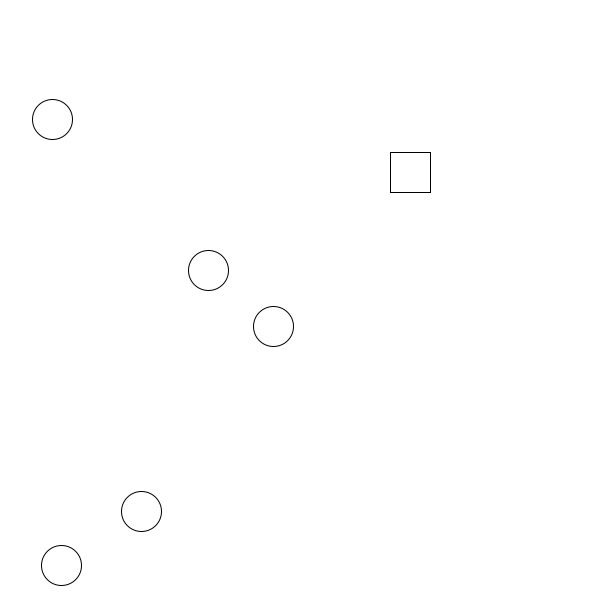
Frame 1 (no input)
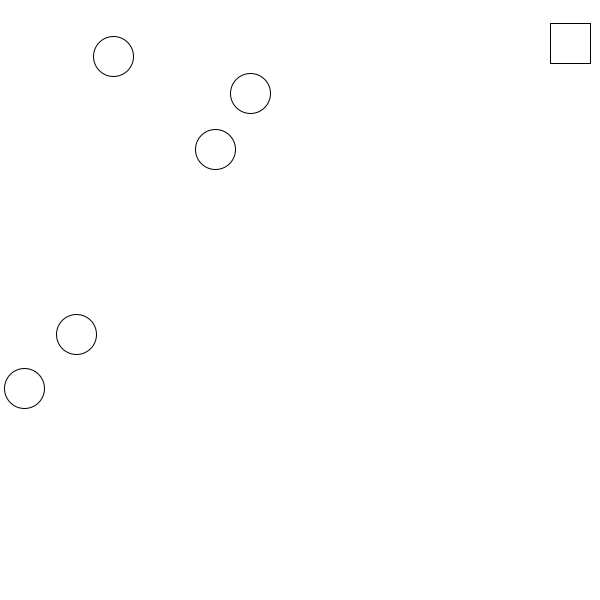
Frame 60 (the mouse pressed at the canvas centre just before this capture)
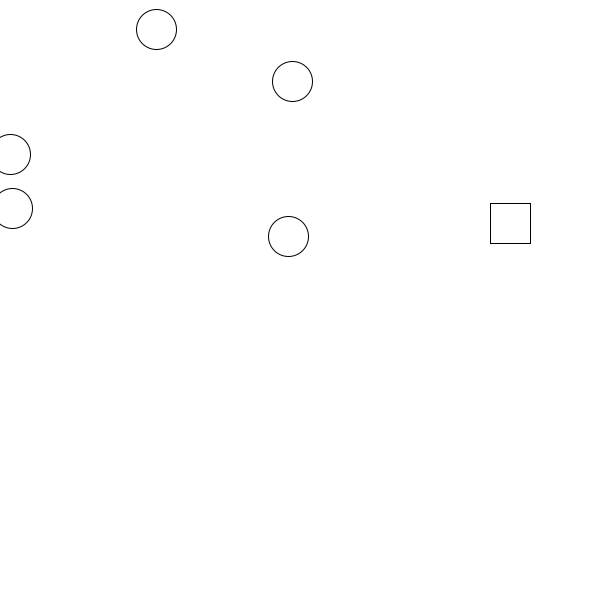
Frame 120 (the mouse held since frame 60 and released just before this capture)

The Processing sketch that drew these frames (run headless with seeded random() and noise(); from frame 60 on, the mouse is pressed at the canvas centre):

// Processing sketch: Inheratance_bounce
// ── Inheratance_bounce.pde
Rect square;
Circle c[] = new Circle[5];
void setup() {
  size(600, 600);
  square = new Rect();
  for (int i=0; i<5; i++) {
    c[i] = new Circle();
  }
}

void draw() {
  background(255);
  square.display();
  square.walls();
  for(int i=0;i<5;i++){
    c[i].display();
    c[i].walls();
    c[i].collide(square);
  }
}

// ── Object.pde
class Object{
  PVector pos, dir;
  float s;
  
  Object(float s){
    pos = new PVector(random(0,width), random(0, height));
    this.s = s;
    //dir = new PVector(random(-3,3), random(-3,-3));
    dir = new PVector(3, 2);
  }
  Object(){
    s = 40;
    pos = new PVector(random(0,width), random(0, height));
    dir = new PVector(random(-3,3), random(-3,-3));
  }
  
  void walls(){
    if(pos.x<0||pos.x>width){
      dir.x *= -1;
    }else if(pos.y<0||pos.y>height){
      dir.y *= -1;
    }
  }
  
  void collide(Object o){
    if(dist(pos.x, pos.y, o.pos.x, o.pos.y) < s/2){
      dir.x *= -1;
      dir.y *= -1;
      o.dir.x*=-1;
      o.dir.y*=-1;
    }
  }
}

class Rect extends Object{
  
  void display(){
    pos.add(dir);
    rect(pos.x, pos.y, s, s); 
  }
}

class Circle extends Object{
  
  void display(){
    pos.add(dir);
    circle(pos.x, pos.y, s);
  }
}
